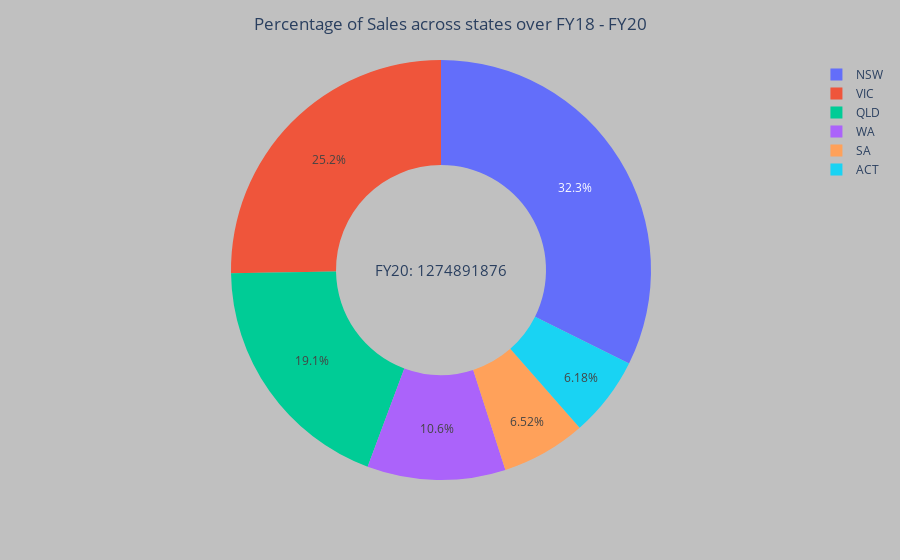

Here is the notebook cell this chart was saved with:
### Code cell
fig = px.pie(df1, values='Sales', names='State', hole=0.5)
fig.update_layout(paper_bgcolor="#C0C0C0",title_text='Percentage of Sales across states over FY18 - FY20', title_x=0.5)
fig.update_layout(title_x=0.5,annotations=[dict(text=str(int(df1.Sales.sum())), x=0.5, y=0.5, font_size=15, showarrow=False)])
#fig.update_layout(paper_bgcolor="black")
fig.show()

### Figure 1 — Plotly figure (JSON) as saved in the notebook; plotly's stock layout.template omitted (floating-point values rounded to 4 significant figures; data arrays with more than 128 entries replaced by an {"elided": "..."} marker saying what was removed)
{"data": [{"domain": {"x": [0, 1], "y": [0, 1]}, "hole": 0.5, "hovertemplate": "State=%{label}<br>Sales=%{value}<extra></extra>", "labels": {"elided": "875 str values"}, "legendgroup": "", "name": "", "showlegend": true, "type": "pie", "values": {"elided": "875 float values"}}], "layout": {"annotations": [{"font": {"size": 15}, "showarrow": false, "text": "FY20: 1274891876", "x": 0.5, "y": 0.5}], "legend": {"tracegroupgap": 0}, "margin": {"t": 60}, "paper_bgcolor": "#C0C0C0", "title": {"text": "Percentage of Sales across states over FY18 - FY20", "x": 0.5}}}
